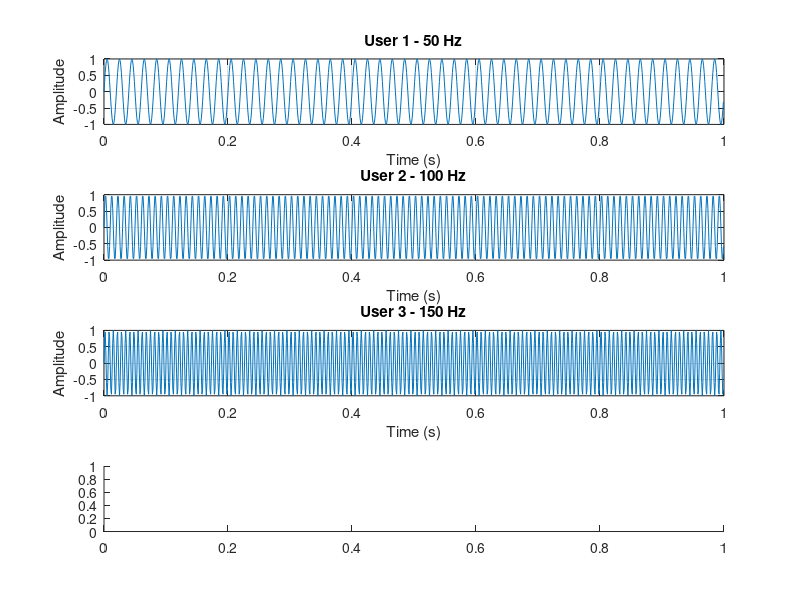

This figure's MATLAB source: (Note: this script raises an error after producing the figure.)
% Sr. No. 02 - Study of FDMA
clc;
clear all;
close all;

% FDMA Simulation
% Three users are assigned different frequencies
fs = 1000;                    % Sampling frequency
t = 0:1/fs:1-1/fs;             % Time vector

% Frequencies assigned to different users
f1 = 50;                       % User 1 frequency
f2 = 100;                      % User 2 frequency
f3 = 150;                      % User 3 frequency

% Generate signals for each user
user1 = sin(2*pi*f1*t);
user2 = sin(2*pi*f2*t);
user3 = sin(2*pi*f3*t);

% Combine all signals (FDMA signal)dma_signal = user1 + user2 + user3;

figure;
subplot(4,1,1);
plot(t, user1);
grid on;
xlabel('Time (s)');
ylabel('Amplitude');
title('User 1 - 50 Hz');

subplot(4,1,2);
plot(t, user2);
grid on;
xlabel('Time (s)');
ylabel('Amplitude');
title('User 2 - 100 Hz');

subplot(4,1,3);
plot(t, user3);
grid on;
xlabel('Time (s)');
ylabel('Amplitude');
title('User 3 - 150 Hz');

subplot(4,1,4);
plot(t, fdma_signal);
grid on;
xlabel('Time (s)');
ylabel('Amplitude');
title('Combined FDMA Signal');

% Frequency spectrum
